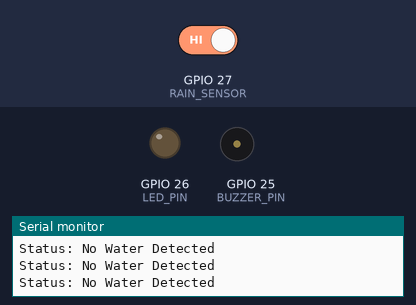
This sketch was run on a simulated ESP32. Parts: output pins drawn as LEDs (lit = HIGH), buzzer (waves = sounding, pin HIGH), the last lines printed to the serial monitor. Inputs (shaded band) come from the test bench; at power-on: GPIO 27 (RAIN_SENSOR) HIGH.

Above: at 1.8 s.
1.9 s: GPIO 27 (RAIN_SENSOR) driven LOW
At 3.1 s:
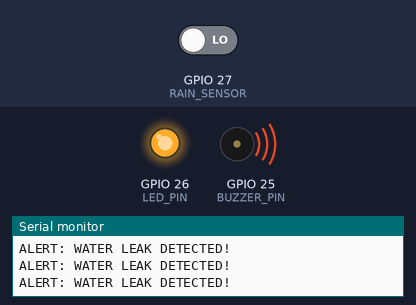
3.5 s: GPIO 27 (RAIN_SENSOR) driven HIGH
At 4.2 s:
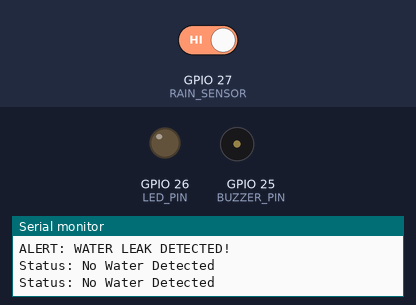
Timing chart, 0 to 6.5 s (numbered marks = the images above; inputs shaded):
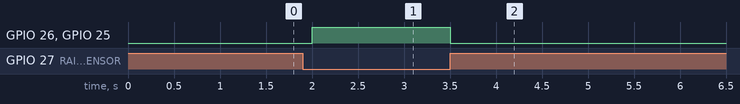

Measured:
- after the input at 1.9 s, GPIO 26 (LED_PIN), GPIO 25 (BUZZER_PIN): LOW → HIGH after 0.10 s
- after the input at 3.5 s, GPIO 26 (LED_PIN), GPIO 25 (BUZZER_PIN): HIGH → LOW at once

The sketch:

sketch_oct26a.ino
```cpp
#define RAIN_SENSOR 27
#define LED_PIN     26
#define BUZZER_PIN  25

// Most rain sensor modules output LOW when wet.
// Change to HIGH if your module works in reverse.
#define WET_STATE LOW

void setup() {
  Serial.begin(115200);

  pinMode(RAIN_SENSOR, INPUT);
  pinMode(LED_PIN, OUTPUT);
  pinMode(BUZZER_PIN, OUTPUT);

  digitalWrite(LED_PIN, LOW);
  digitalWrite(BUZZER_PIN, LOW);

  Serial.println("Water Leak Detection System Ready");
}

void loop() {
  int sensorState = digitalRead(RAIN_SENSOR);

  if (sensorState == WET_STATE) {
    // Water detected
    digitalWrite(LED_PIN, HIGH);
    digitalWrite(BUZZER_PIN, HIGH);

    Serial.println("ALERT: WATER LEAK DETECTED!");
  } else {
    // No water detected
    digitalWrite(LED_PIN, LOW);
    digitalWrite(BUZZER_PIN, LOW);

    Serial.println("Status: No Water Detected");
  }

  delay(500);
}
```
